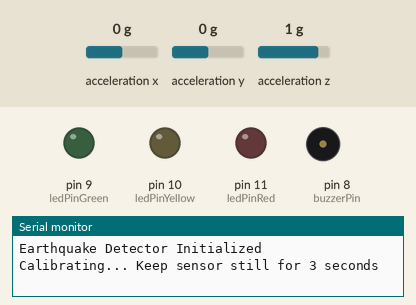
The sketch below on a simulated Arduino Uno, built with avr-gcc and run on an emulated ATmega328P. On the bench: output pins drawn as LEDs (lit = HIGH), buzzer (waves = sounding), the last lines printed to the serial monitor. Inputs (shaded band) come from the test bench; at power-on: acceleration x 0 g, acceleration y 0 g, acceleration z 1 g.

Above: at 0.1 s.
At 4.3 s:
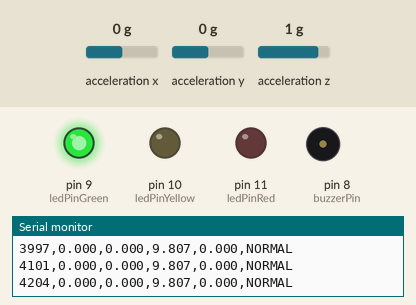
4.4 s: acceleration x set to -1.4 g
At 4.8 s:
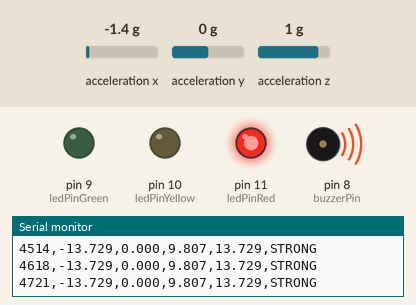
5.9 s: acceleration y set to -1.4 g
8.9 s: acceleration z set to -1.4 g
Timing chart, 0 to 11.9 s (numbered marks = the images above; inputs shaded):
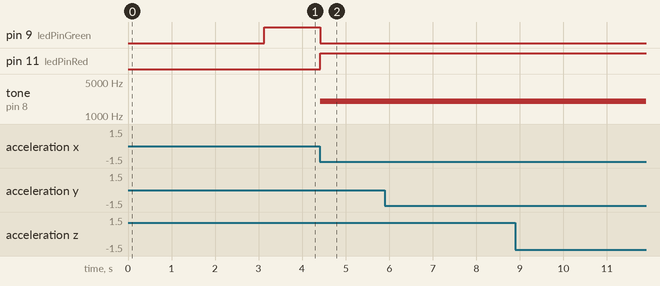

The sketch:

earthquake_detector.ino
```cpp
// Earthquake Detector with ADXL345 Accelerometer
// This code detects vibrations and logs earthquake-like events

#include <Wire.h>
#include <Adafruit_ADXL345_U.h>

// Create accelerometer object
Adafruit_ADXL345_Unified accel = Adafruit_ADXL345_Unified(12345);

// Pin definitions
const int buzzerPin = 8;
const int ledPinGreen = 9;   // Normal/safe
const int ledPinYellow = 10; // Minor shaking
const int ledPinRed = 11;    // Strong shaking

// Threshold values (adjust based on testing)
const float minorThreshold = 0.5;   // m/s² above baseline
const float strongThreshold = 1.5;  // m/s² above baseline

// Variables for baseline and detection
float baselineX = 0, baselineY = 0, baselineZ = 0;
bool isCalibrated = false;
unsigned long eventStartTime = 0;
bool eventActive = false;

void setup() {
  Serial.begin(9600);

  // Initialize pins
  pinMode(buzzerPin, OUTPUT);
  pinMode(ledPinGreen, OUTPUT);
  pinMode(ledPinYellow, OUTPUT);
  pinMode(ledPinRed, OUTPUT);

  // Initialize accelerometer
  if(!accel.begin()) {
    Serial.println("No ADXL345 detected. Check wiring!");
    while(1);
  }

  // Set range to +/- 16g for better earthquake detection
  accel.setRange(ADXL345_RANGE_16_G);

  Serial.println("Earthquake Detector Initialized");
  Serial.println("Calibrating... Keep sensor still for 3 seconds");

  // Calibrate baseline
  calibrateBaseline();

  Serial.println("Calibration complete!");
  Serial.println("Monitoring for vibrations...");
  Serial.println("Time(ms), X(m/s²), Y(m/s²), Z(m/s²), Magnitude, Status");

  digitalWrite(ledPinGreen, HIGH);
}

void loop() {
  // Get sensor event
  sensors_event_t event;
  accel.getEvent(&event);

  // Calculate deviation from baseline
  float deltaX = abs(event.acceleration.x - baselineX);
  float deltaY = abs(event.acceleration.y - baselineY);
  float deltaZ = abs(event.acceleration.z - baselineZ);

  // Calculate magnitude of vibration
  float magnitude = sqrt(deltaX*deltaX + deltaY*deltaY + deltaZ*deltaZ);

  // Log data to Serial (for plotting and analysis)
  Serial.print(millis());
  Serial.print(",");
  Serial.print(event.acceleration.x, 3);
  Serial.print(",");
  Serial.print(event.acceleration.y, 3);
  Serial.print(",");
  Serial.print(event.acceleration.z, 3);
  Serial.print(",");
  Serial.print(magnitude, 3);
  Serial.print(",");

  // Determine alert level and respond
  if (magnitude > strongThreshold) {
    // Strong shaking detected
    digitalWrite(ledPinGreen, LOW);
    digitalWrite(ledPinYellow, LOW);
    digitalWrite(ledPinRed, HIGH);
    tone(buzzerPin, 2000, 200); // High pitched alarm
    Serial.println("STRONG");

    if (!eventActive) {
      eventStartTime = millis();
      eventActive = true;
    }

  } else if (magnitude > minorThreshold) {
    // Minor shaking detected
    digitalWrite(ledPinGreen, LOW);
    digitalWrite(ledPinYellow, HIGH);
    digitalWrite(ledPinRed, LOW);
    tone(buzzerPin, 1000, 100); // Medium pitched alert
    Serial.println("MINOR");

    if (!eventActive) {
      eventStartTime = millis();
      eventActive = true;
    }

  } else {
    // Normal - no significant shaking
    digitalWrite(ledPinGreen, HIGH);
    digitalWrite(ledPinYellow, LOW);
    digitalWrite(ledPinRed, LOW);
    noTone(buzzerPin);
    Serial.println("NORMAL");

    // If event was active, log duration
    if (eventActive) {
      unsigned long duration = millis() - eventStartTime;
      Serial.print("EVENT ENDED - Duration: ");
      Serial.print(duration);
      Serial.println(" ms");
      eventActive = false;
    }
  }

  delay(100); // Sample 10 times per second
}

void calibrateBaseline() {
  int samples = 30;
  float sumX = 0, sumY = 0, sumZ = 0;

  for(int i = 0; i < samples; i++) {
    sensors_event_t event;
    accel.getEvent(&event);

    sumX += event.acceleration.x;
    sumY += event.acceleration.y;
    sumZ += event.acceleration.z;

    delay(100);
  }

  baselineX = sumX / samples;
  baselineY = sumY / samples;
  baselineZ = sumZ / samples;

  Serial.print("Baseline: X=");
  Serial.print(baselineX);
  Serial.print(" Y=");
  Serial.print(baselineY);
  Serial.print(" Z=");
  Serial.println(baselineZ);
}
```

Measured:
- after the input at 4.4 s, pin 9 (ledPinGreen): HIGH → LOW at once; pin 11 (ledPinRed): LOW → HIGH at once; tone on pin 8 (buzzerPin): silent → 2000 Hz at once
